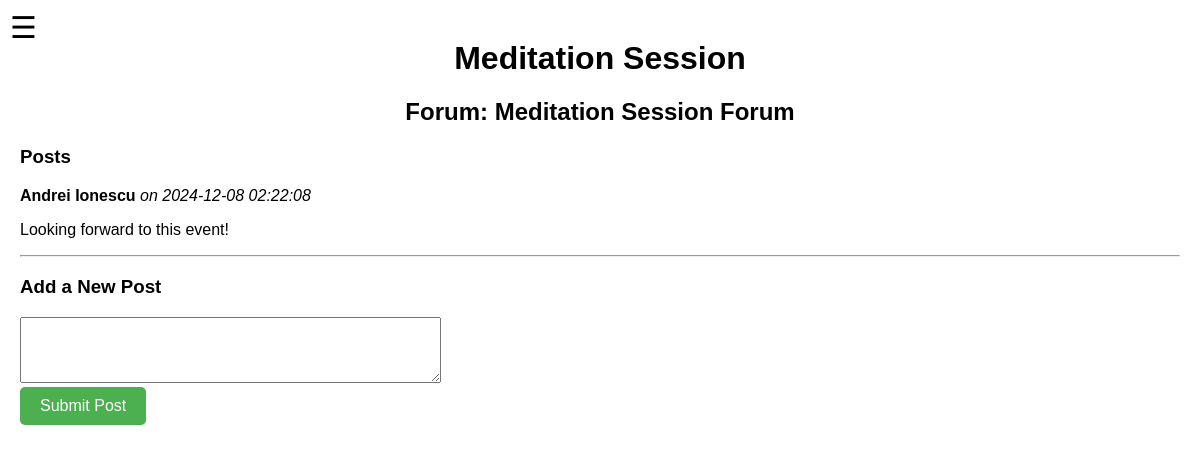
The app's page /home/forum/21 (signed in), older data.
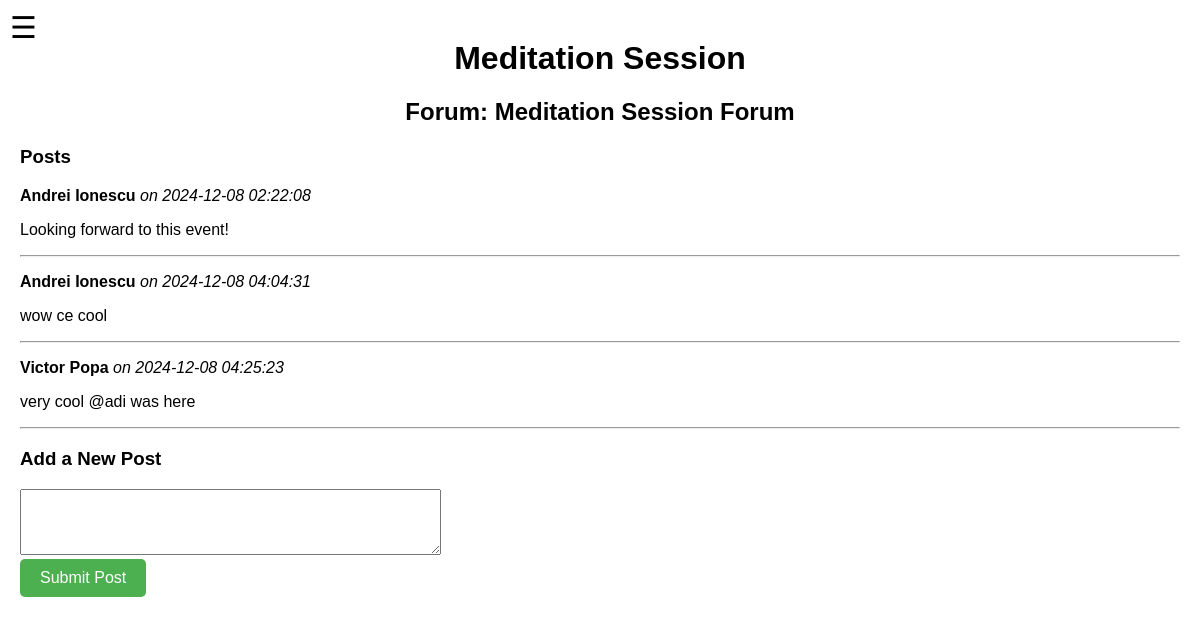
The same page, newer data.
### tables this page shows
CREATE TABLE Event (
    id_event INTEGER PRIMARY KEY,
    name TEXT NOT NULL CHECK(length(name) > 0),
    description TEXT,
    event_date TEXT, -- 'YYYY-MM-DD'
    location TEXT NOT NULL UNIQUE, -- "latitude, longitude"
    hours_of_work INTEGER DEFAULT 0 CHECK(hours_of_work >= 0),
    status TEXT CHECK(status IN ('active','inactive')),
    openslots INTEGER DEFAULT 0 CHECK(openslots >= 0),
    organizer TEXT,
    points_to_earn INTEGER DEFAULT 0 CHECK(points_to_earn >= 0)
);

CREATE TABLE Forum (
    id_forum INTEGER PRIMARY KEY,
    id_event INTEGER NOT NULL,
    name TEXT NOT NULL CHECK(length(name) > 0),
    FOREIGN KEY (id_event) REFERENCES Event(id_event) ON DELETE CASCADE
);

CREATE TABLE Post (
    id_post INTEGER PRIMARY KEY,
    id_forum INTEGER NOT NULL,
    id_user INTEGER NOT NULL,
    text TEXT NOT NULL CHECK(length(text) > 0),
    date_of_post TEXT DEFAULT (datetime('now')),
    FOREIGN KEY (id_forum) REFERENCES Forum(id_forum) ON DELETE CASCADE,
    FOREIGN KEY (id_user) REFERENCES User(id_user) ON DELETE CASCADE
);

CREATE TABLE User (
    id_user INTEGER PRIMARY KEY,
    first_name TEXT NOT NULL CHECK(length(first_name) > 0),
    last_name TEXT NOT NULL CHECK(length(last_name) > 0),
    date_of_birth TEXT, -- YYYY-MM-DD format recommended at application layer
    gender TEXT CHECK(gender IN ('M','F','O')),
    email TEXT NOT NULL UNIQUE CHECK(
        email LIKE '%_@__%.__%'   -- simple email pattern check
    ),
    university TEXT,
    university_programme TEXT CHECK(university_programme IN ('Bachelor', 'Master', 'PhD')),
    university_specialization TEXT,
    employed_status TEXT CHECK(employed_status IN ('Employed', 'Unemployed')),
    is_student INTEGER DEFAULT 0 CHECK(is_student IN (0,1)), -- 1 for Yes, 0 for No
    bio TEXT,
    hobbies TEXT,
    points INTEGER DEFAULT 0
);

### routes/forum.py (the view, shortened to what this page needs)
@forum_bp.route('/<int:forum_id>', methods=['GET', 'POST'])
def forum_page(forum_id):
    user_id = session.get('user_id')
    if not user_id:
        flash('Please log in to view forums.', 'error')
        return redirect(url_for('login.login'))
    forum = get_forum_details(forum_id)
    if not forum:
        flash('Forum not found.', 'error')
        return redirect(url_for('home.home'))
    event = get_event_details(forum['id_event'])
    if not event:
        flash('Associated event not found.', 'error')
        return redirect(url_for('home.home'))
    posts = get_posts_by_forum(forum_id)
    return render_template(
        'forum.html',
        event_title=event['name'],
        forum_title=forum['name'],
        posts=posts,
        forum_id=forum_id  # Ensure forum_id is passed to the template
    )

### models.py (called while the page is built)
def get_posts_by_forum(forum_id):
    with sqlite3.connect(DB_NAME, timeout=30) as conn:
        cursor = conn.cursor()
        query = """
            SELECT p.id_post, p.id_user, u.first_name, u.last_name, p.text, p.date_of_post
            FROM Post p
            JOIN User u ON p.id_user = u.id_user
            WHERE p.id_forum = ?
            ORDER BY p.date_of_post ASC
        """
        cursor.execute(query, (forum_id,))
        posts = cursor.fetchall()
    return [
        {
            'id_post': row[0],
            'id_user': row[1],
            'first_name': row[2],
            'last_name': row[3],
            'text': row[4],
            'date_of_post': row[5]
        }
        for row in posts
    ]

def get_forum_details(forum_id):
    with sqlite3.connect(DB_NAME, timeout=30) as conn:
        cursor = conn.cursor()
        query = """
            SELECT id_forum, name, id_event
            FROM Forum
            WHERE id_forum = ?
        """
        cursor.execute(query, (forum_id,))
        row = cursor.fetchone()
    if not row:
        return None
    return {
        'id_forum': row[0],
        'name': row[1],
        'id_event': row[2]
    }

def get_event_details(event_id):
    with sqlite3.connect(DB_NAME, timeout=30) as conn:
        cursor = conn.cursor()
        query = """
            SELECT id_event, name
            FROM Event
            WHERE id_event = ?
        """
        cursor.execute(query, (event_id,))
        row = cursor.fetchone()
    if not row:
        return None
    return {
        'id_event': row[0],
        'name': row[1]
    }

### templates/forum.html (shortened to what this page needs)
{% extends "base.html" %}
{% block content %}
    <div class="hamburger-menu">
        <label for="menu-toggle" class="menu-icon">&#9776;</label>
    </div>
    <h1>{{ event_title }}</h1>
    <h2>Forum: {{ forum_title }}</h2>
    <h3>Posts</h3>
    {% if posts %}
        <ul>
            {% for post in posts %}
                <li>
                    <p><strong>{{ post.first_name }} {{ post.last_name }}</strong> <em>on {{ post.date_of_post }}</em></p>
                    <p>{{ post.text }}</p>
                    <hr>
                </li>
            {% endfor %}
        </ul>
    {% else %}
        <p>No posts in this forum yet. Be the first to post!</p>
    {% endif %}
    <h3>Add a New Post</h3>
    <form action="{{ url_for('forum.forum_page', forum_id=forum_id) }}" method="POST">
        <textarea name="post_text" rows="4" cols="50" required></textarea><br>
        <button type="submit" class="button enroll">Submit Post</button>
    </form>
{% endblock %}

### templates/base.html (shortened to what this page needs)
<!DOCTYPE html>
<html lang="en">
<head>
    <link rel="stylesheet" href="{{ url_for('static', filename='styles.css') }}">
</head>
<body>
    {% block content %}{% endblock %}
</body>
</html>

### static/styles.css (style rules this page uses)
body { font-family: Arial, sans-serif; margin: 0; padding: 20px; }
h1, h2 { text-align: center; margin-top: 20px; }
ul { list-style-type: none; padding: 0; }
.hamburger-menu { position: fixed; top: 10px; left: 10px; z-index: 1000; }
.menu-icon { font-size: 30px; cursor: pointer; user-select: none; }
.button { padding: 10px 20px; border: none; border-radius: 5px; cursor: pointer; font-size: 16px; }
.enroll { background-color: green; color: white; }
.button.enroll { background-color: #4CAF50; color: white; padding: 10px 20px; text-align: center; text-decoration: none; display: inline-block; font-size: 16px; border: none; border-radius: 5px; cursor: pointer; }

Row changes from the older to the newer data that the page shows:
added Post: first_name "Andrei", last_name "Ionescu", date_of_post "2024-12-08 04:04:31", text "wow ce cool"
added Post: first_name "Victor", last_name "Popa", date_of_post "2024-12-08 04:25:23", text "very cool @adi was here"
